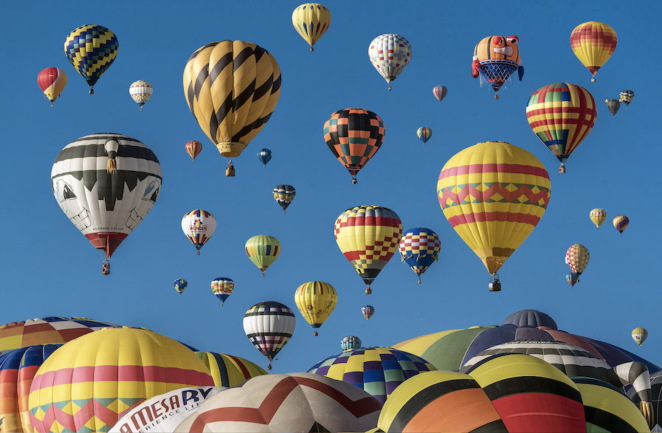
#> input picture images/1.png, 1323 x 866 px (shown at 1/2 size)
$ python cartoonisation.py
#> lines starting #> are read from the running program, lines starting #| are printed output that depends on the picture
#!/usr/bin/env python
# coding: utf-8

# # Color Distribution Model To Cartoonise Images
# Rudraksh Kapil

# imports
import os
import cv2
import matplotlib
import matplotlib.pyplot as plt
import numpy as np
import argparse
from collections import Counter
from skimage.color import rgb2lab, deltaE_cie76
from colory.color import Color  # package for converting hex to name of color
from sklearn.cluster import KMeans
from tqdm import tqdm


# plot settings:
SMALL_SIZE = 14
MEDIUM_SIZE = 16
LARGE_SIZE = 20

matplotlib.rc('font', size=SMALL_SIZE)          # controls default text sizes
matplotlib.rc('axes', titlesize=SMALL_SIZE)     # fontsize of the axes title
matplotlib.rc('axes', labelsize=MEDIUM_SIZE)    # fontsize of the x and y labels
matplotlib.rc('xtick', labelsize=SMALL_SIZE)    # fontsize of the tick labels
matplotlib.rc('ytick', labelsize=SMALL_SIZE)    # fontsize of the tick labels
matplotlib.rc('legend', fontsize=SMALL_SIZE)    # legend fontsize
matplotlib.rc('figure', titlesize=LARGE_SIZE)   # fontsize of the figure title

# gets and modifies a single image given its path
def get_image(path, WIDTH, HEIGHT):
#> called with path = 'images/1.png', WIDTH = 1200, HEIGHT = 800
    image = cv2.cvtColor(cv2.imread(path), cv2.COLOR_BGR2RGB)                  # get image in RGB format
    image = cv2.resize(image, (WIDTH, HEIGHT), interpolation = cv2.INTER_AREA) # reduce size
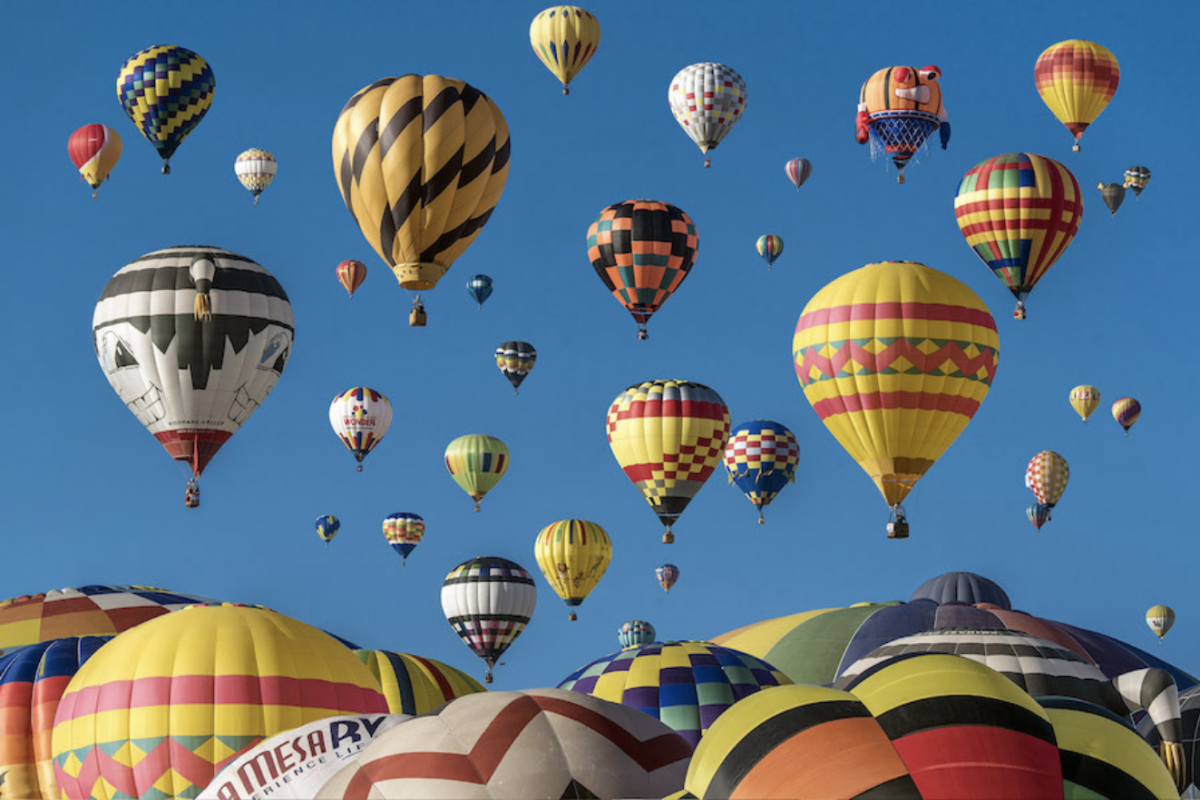
#> image: shape (800, 1200, 3); mean R, G, B 93.2, 114.8, 132.9
    image = image.reshape(-1,3)                                                # flatten height and width
    return image

# converts color from RGB to hex
def RGB2HEX(color):
    ''' Function to convert color from RGB to hex '''
    return "#{:02x}{:02x}{:02x}".format(int(color[0]), int(color[1]), int(color[2]))

# returns a list of strings corresponding to the list of given hex_colors
def hex_list_to_names(hex_colors):
    out = [] # to be returned

    # go through each hex_color h
    for h in hex_colors:
        h_str = str(h)                  # convert to string for function call
        col = Color(h_str, 'wiki')      # call Color() to get object that has name
        to_append = col.name + f"\n({h})" # we want name + hex in label
        out.append(to_append)           # append to out

    return out

#### main function
def cartoonise_image(config):
    WIDTH = config.width
    HEIGHT = config.height

    # get image from given path
    image = get_image(config.path, WIDTH, HEIGHT)
    orig_image = image.copy()   # save original for comparison

    # make and run K-means classifier
    clf = KMeans(n_clusters = config.num_colors)
    labels = clf.fit_predict(image)

    # get count of each label and sort according to label
    counts = Counter(labels)
#> counts = {0: 559611, 2: 91039, 4: 59938, 3: 144659, 1: 104753}
    counts = dict(sorted(counts.items()))
#> counts = {0: 559611, 1: 104753, 2: 91039, 3: 144659, 4: 59938}

    # get mean colors - note order
    center_colors = clf.cluster_centers_                       # jumbled up
    ordered_colors = [center_colors[i] for i in counts.keys()] # sorted
#> ordered_colors = [[63.77, 118, 168], [46.21, 38.39, 44.15], [192.7, 157.5, 100.1], [125.1, 92.34, 65.78], [222.9, 207.8, 172.8]]
    hex_colors = [RGB2HEX(ordered_colors[i]) for i in counts.keys()] # RGB
#> hex_colors = ['#3f76a8', '#2e262c', '#c09d64', '#7d5c41', '#decfac']

    # cartoonise by setting each pixel to have its mean's colour
    image[:,:] = clf.cluster_centers_[labels[:]]


    ### plot original image
    plt.figure(figsize = (18,6), dpi = 120)
    plt.subplot(1,3,1)
    plt.axis('off')
    plt.title("Original Image")
    plt.imshow(orig_image.reshape(HEIGHT,WIDTH,3))

    ### plot pie chart
    plt.subplot(1,3,2)
    plt.title("Color Distribution Chart")
    labels = hex_list_to_names(hex_colors)
#> the loop in hex_list_to_names, `for h in hex_colors:` made 1 pass
#> h_str on pass 1: '#3f76a8'
#> after the loop in hex_list_to_names, `for h in hex_colors:`: out = []
    _,_,autotexts = plt.pie(counts.values(), labels = labels, colors = hex_colors, autopct='%1.0f%%', pctdistance=0.8)
    for t in autotexts:
        t.set_color('white')

    ### plot cartoonised image
    plt.subplot(1,3,3)
    plt.title(f"Cartoonized - {config.num_colors} colors")
    plt.axis('off')
    plt.imshow(image.reshape(HEIGHT, WIDTH, 3))
    plt.imsave('cartoonised_image.png', image.reshape(HEIGHT, WIDTH, 3))

    plt.savefig("combined.png")

    ### save the distribution alone
    plt.clf()
    plt.figure(figsize=(10,10), dpi=100)
    plt.title("Color Distribution Chart")
    labels = hex_list_to_names(hex_colors)
    _,_,autotexts = plt.pie(counts.values(), labels = labels, colors = hex_colors, autopct='%1.0f%%', pctdistance=0.8)
    for t in autotexts:
        t.set_color('white')
    plt.savefig("color_distribution.png")


# run the code:
if __name__ == "__main__":
    parser = argparse.ArgumentParser()

    parser.add_argument('--num_colors', type = int, default = 5)
    parser.add_argument('--path', type = str, default = 'images/1.png')
    parser.add_argument('--width', type = int, default = 1200)
    parser.add_argument('--height', type = int, default = 800)

    config = parser.parse_args()
    print(config)
    cartoonise_image(config)
#> (the call stopped at in hex_list_to_names, `col = Color(h_str, 'wiki')`: colory is not available in this run)

    print("Images saved in enclosing directory. Thank you for using this program!")

$ run again, with images/0.png copied over images/1.png
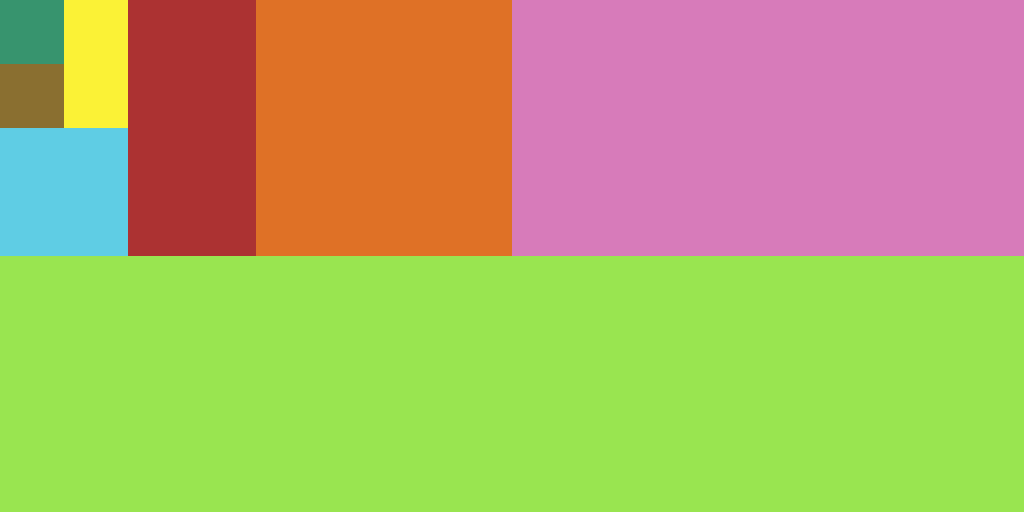
#> input picture images/0.png, 2048 x 1024 px (shown at 1/2 size)
#> in get_image, `image = cv2.resize(image, (WIDTH, HEIGHT), interpolation = cv2.INTER_A..`:
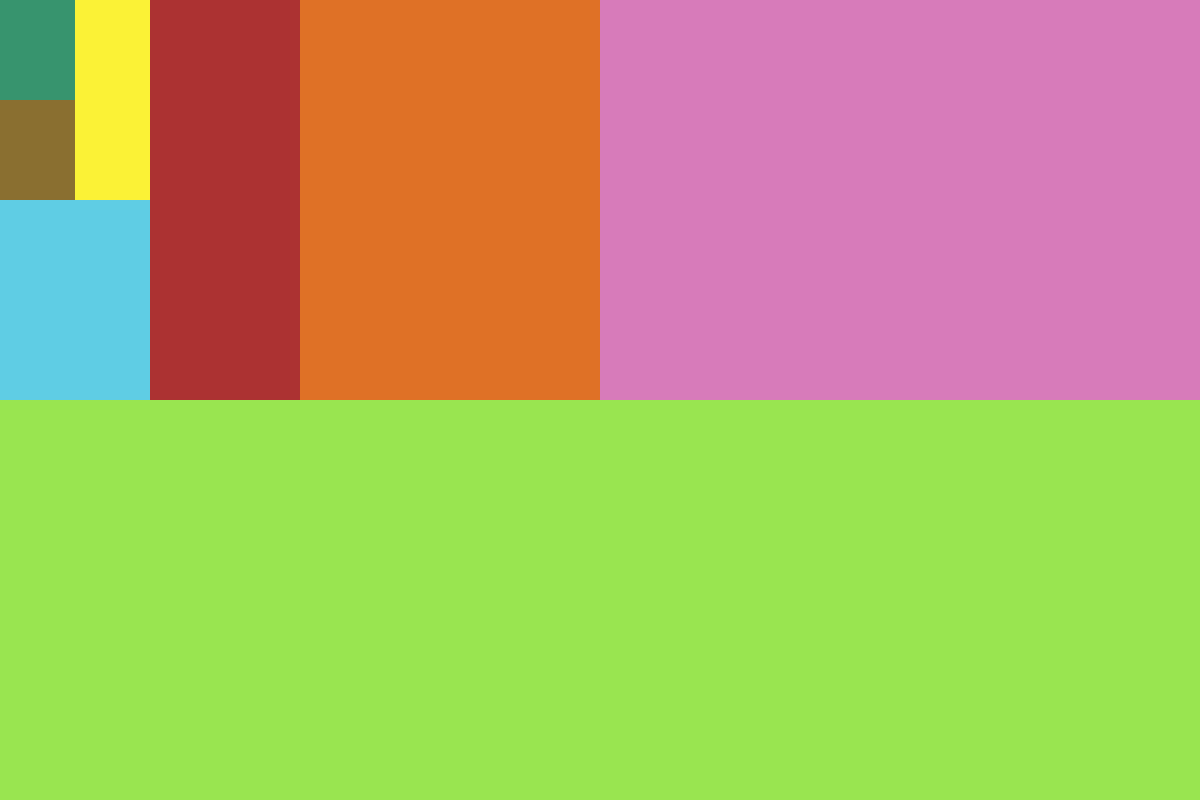
#> image: shape (800, 1200, 3); mean R, G, B 177.3, 174.7, 103.6
#> in cartoonise_image, `counts = Counter(labels)`: counts = {0: 502500, 4: 67500, 2: 120000, 1: 240000, 3: 30000}
#> in cartoonise_image, `counts = dict(sorted(counts.items()))`: counts = {0: 502500, 1: 240000, 2: 120000, 3: 30000, 4: 67500}
#> ordered_colors = [[154.5, 228.2, 79.67], [215, 123, 186], [223, 113, 38], [95, 205, 228], [168.2, 56.78, 49.78]]
#> hex_colors = ['#9ae44f', '#d77bba', '#df7126', '#5fcde4', '#a83831']
#> the loop in hex_list_to_names, `for h in hex_colors:` made 1 pass
#> h_str on pass 1: '#9ae44f'
#> after the loop in hex_list_to_names, `for h in hex_colors:`: out = []

$ run again, with images/2.png copied over images/1.png
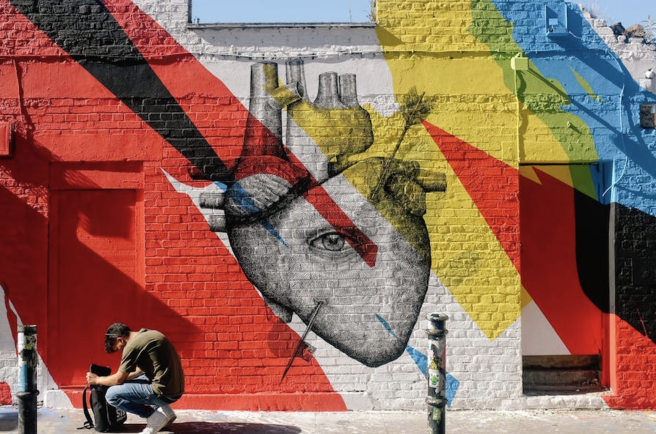
#> input picture images/2.png, 1312 x 868 px (shown at 1/2 size)
#> in get_image, `image = cv2.resize(image, (WIDTH, HEIGHT), interpolation = cv2.INTER_A..`:
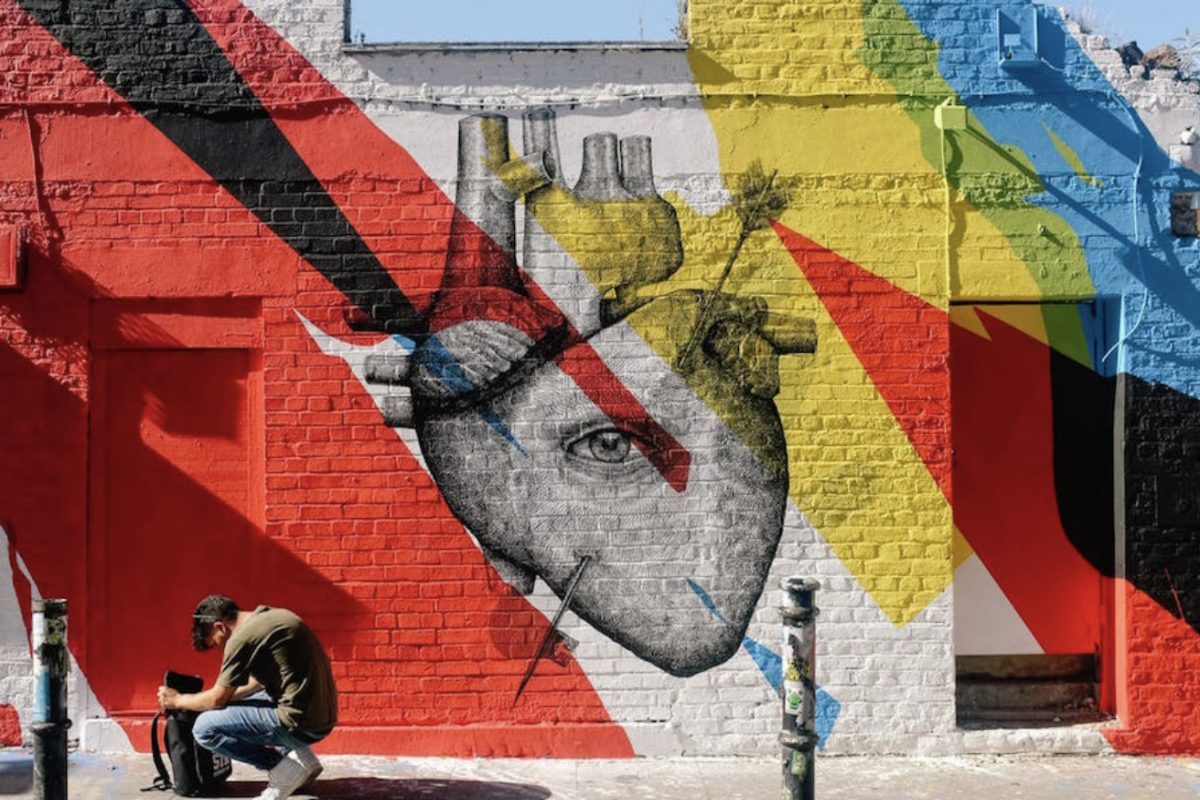
#> image: shape (800, 1200, 3); mean R, G, B 143.5, 103.7, 89.3
#> in cartoonise_image, `counts = Counter(labels)`: counts = {0: 280353, 3: 218827, 4: 154193, 2: 123442, 1: 183185}
#> in cartoonise_image, `counts = dict(sorted(counts.items()))`: counts = {0: 280353, 1: 183185, 2: 123442, 3: 218827, 4: 154193}
#> ordered_colors = [[70.63, 30.39, 27.11], [197.9, 195.8, 195.3], [190.6, 168.8, 81.63], [188.3, 69.45, 53.99], [110, 124.4, 133]]
#> hex_colors = ['#461e1b', '#c5c3c3', '#bea851', '#bc4535', '#6e7c85']
#> the loop in hex_list_to_names, `for h in hex_colors:` made 1 pass
#> (h, h_str) on pass 1: ('#461e1b', '#461e1b')
#> after the loop in hex_list_to_names, `for h in hex_colors:`: out = []

$ run again, with images/3.png copied over images/1.png
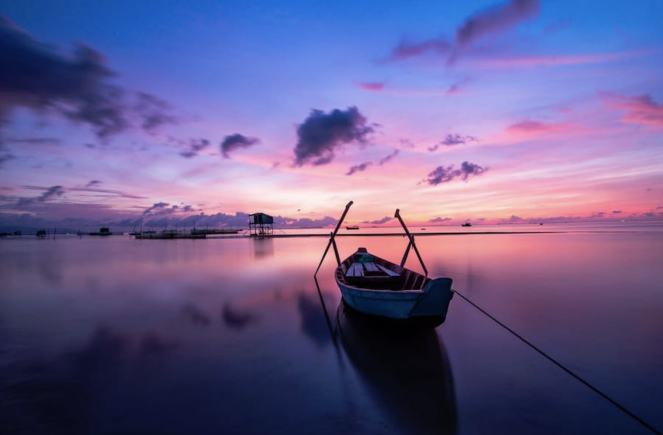
#> input picture images/3.png, 1326 x 870 px (shown at 1/2 size)
#> in get_image, `image = cv2.resize(image, (WIDTH, HEIGHT), interpolation = cv2.INTER_A..`:
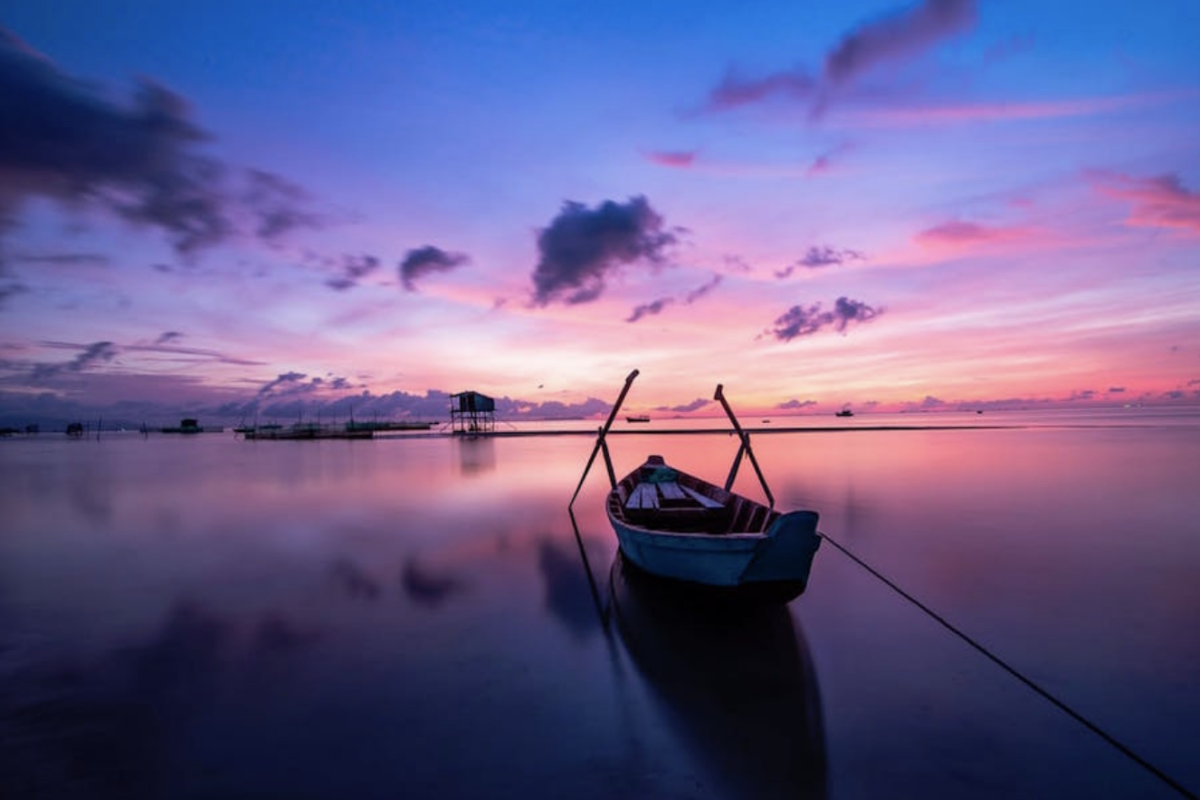
#> image: shape (800, 1200, 3); mean R, G, B 103.5, 92.8, 140.6
#> in cartoonise_image, `counts = Counter(labels)`: counts = {0: 200343, 2: 195691, 4: 114668, 3: 225424, 1: 223874}
#> in cartoonise_image, `counts = dict(sorted(counts.items()))`: counts = {0: 200343, 1: 223874, 2: 195691, 3: 225424, 4: 114668}
#> ordered_colors = [[68.99, 62.34, 105.9], [209.3, 164.8, 202], [89.68, 119.1, 209.8], [19.32, 22.33, 51.07], [147.1, 99.24, 139.6]]
#> hex_colors = ['#443e69', '#d1a4ca', '#5977d1', '#131633', '#93638b']
#> the loop in hex_list_to_names, `for h in hex_colors:` made 1 pass
#> h_str on pass 1: '#443e69'
#> after the loop in hex_list_to_names, `for h in hex_colors:`: out = []
